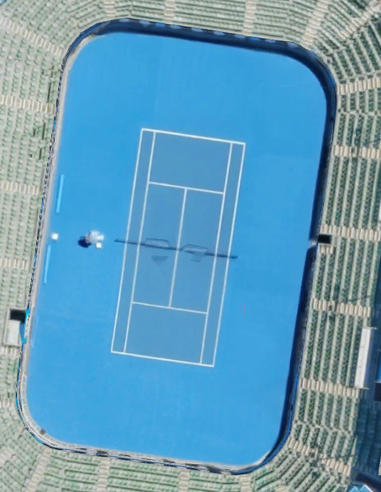
#> input picture Python - Image Processing/TestInputNoise.PNG, 381 x 492 px, shrunk from 453 x 586 before the run, found by its file name
$ python noise.py
#> lines starting #> are read from the running program, lines starting #| are printed output that depends on the picture; after the words box and inside, x2 and y2 are one past the last pixel; in counts of white or black regions, pixels touching at a corner belong together
import cv2
import numpy as np

# Read image
img = cv2.imread("TestInputNoise.png")
#> img is the input picture: shape (492, 381, 3); mean B, G, R 186.1, 156.6, 99.2
gray = cv2.cvtColor(img,cv2.COLOR_BGR2GRAY)
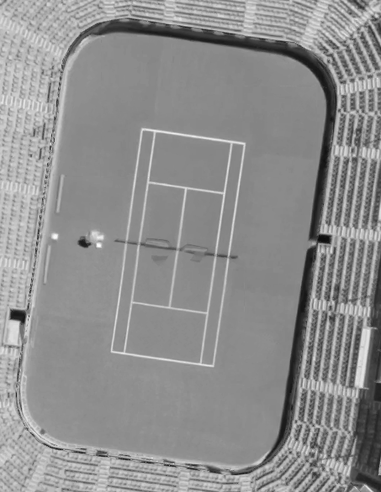
#> gray: shape (492, 381); min 13, max 254, mean 142.8

rows,cols = gray.shape
#> rows = 492; cols = 381

for i in range(0,rows):
	for j in range(0,cols):
		if (gray [i,j] > 125 and gray [i,j] < 150):  #125 and 150 are the threshold values.
			gray[i,j] = 255
		else:
			gray[i,j] = 0
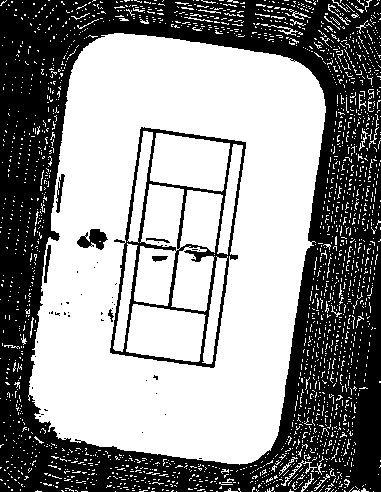
#> gray: shape (492, 381); 57% white; 48 black regions (40 under 20 px), largest, box (x1, y1, x2, y2) and area: (0, 0, 381, 492) 74984, (110, 127, 246, 368) 4711, (77, 229, 108, 250) 376


invert = cv2.bitwise_not(gray)

# Display image
cv2.imshow('harris.jpg', gray)
cv2.waitKey(0)

#Morphing Section
kernel = np.ones((8,5),np.uint8)
opening = cv2.morphologyEx(gray, cv2.MORPH_OPEN, kernel)
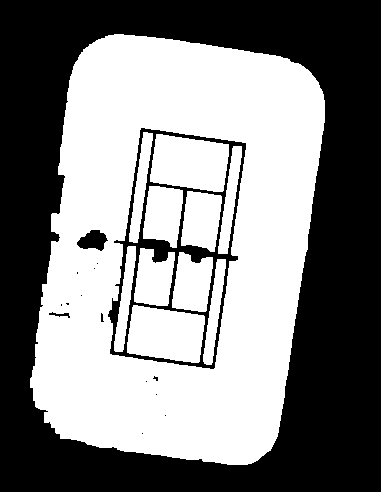
#> opening: shape (492, 381); 51.5% white; 16 black regions (12 under 20 px), largest, box (x1, y1, x2, y2) and area: (0, 0, 381, 492) 85006, (108, 128, 246, 369) 5433, (77, 230, 108, 251) 419, (49, 312, 70, 318) 52
closing = cv2.morphologyEx(opening, cv2.MORPH_CLOSE, kernel)
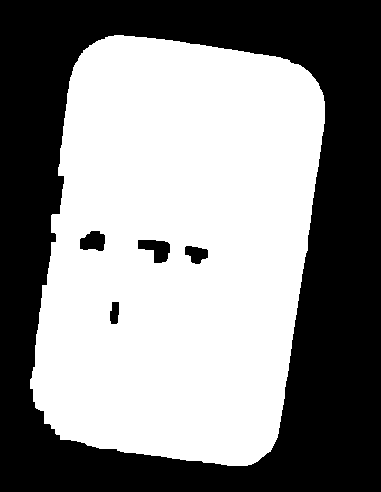
#> closing: shape (492, 381); 54% white; 5 black regions, box (x1, y1, x2, y2) and area: (0, 0, 381, 492) 84952, (138, 240, 170, 263) 469, (80, 231, 105, 251) 391, (185, 246, 208, 264) 286, (110, 302, 119, 324) 167
se2 = cv2.getStructuringElement(cv2.MORPH_RECT, (2,2))
out = cv2.morphologyEx(closing,cv2.MORPH_CLOSE,se2)
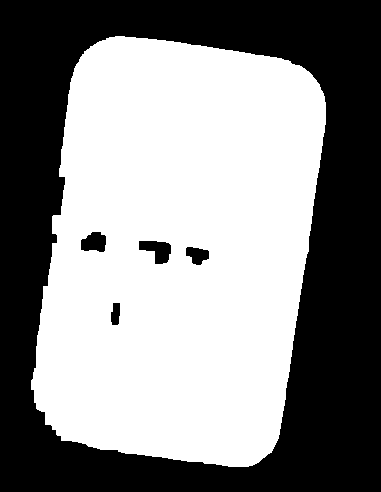
#> out: shape (492, 381); 54% white; 5 black regions, box (x1, y1, x2, y2) and area: (0, 0, 381, 492) 84952, (139, 241, 171, 264) 469, (81, 232, 106, 252) 391, (186, 247, 209, 265) 286, (111, 303, 120, 325) 167


cv2.imshow('opening', opening)
cv2.waitKey(0)
cv2.imshow('closing', closing)
cv2.waitKey(0)
cv2.imshow('output', out)
cv2.waitKey(0)
#> (the run stopped early here; a loop or call above may not have finished)
